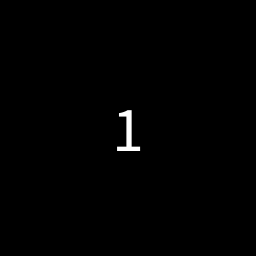
Frame 1 (no input)
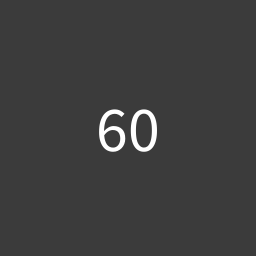
Frame 60 (the mouse pressed at the canvas centre just before this capture)
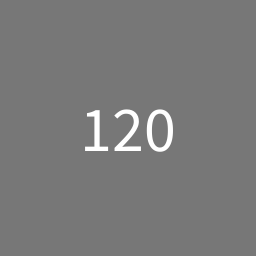
Frame 120 (the mouse held since frame 60 and released just before this capture)

The Processing sketch that drew these frames (run headless with seeded random() and noise(); from frame 60 on, the mouse is pressed at the canvas centre):

// Processing sketch: ANI2012A20_FrameCounter
// ── ANI2012A20_FrameCounter.pde
// ANI2012A20_FrameCounter.pde
// Exemple minimaliste d'un programme avec une boucle de rendu.
// Une boucle de rendu a une fonction de mise à jour de l'affichage qui est exécutée périodiquement.
// Le programme incrémente une variable à chaque itération de cette fonction et affiche sa valeur au centre de la fenêtre d'affichage.
// Il est à noter que Processing offre déjà une variable globale appelée 'frameCount' qui contient la même valeur.

// déclaration d'une variable pour compter le nombre de frames depuis le lancement du programme
int frameCounter;

// fonction d'initialisation
void setup()
{
  // résolution de la fenêtre d'affichage
  size(256, 256);

  // fréquence de mise à jour de l'affichage
  frameRate(60);

  // initialisation de nombre de frames
  frameCounter = 0;

  // taille du texte
  textSize(64);

  // alignement du texte (horizontal et vertical)
  textAlign(CENTER, CENTER);
}

// fonction de mise à jour de l'affichage
void draw()
{
  // effacer le contenu de la fenêtre d'affichage
  background(frameCounter % 255);
  // le modulo (%) 255 permet d'utiliser le reste de la division par 255 pour obtenir une valeur numérique entre 0 et 255 pour chaque valeur de 'frameCounter'
  // au-delà de 255, le partie entière de la division est ignorée par l'opérateur de modulo et la partie restante recommence à 0
  // cette valeur est ensuite utilisée pour animer la couleur de l'arrière-plan avec un niveau de gris différent pour chaque frame

  // incrémenter le nombre de frames
  frameCounter = frameCounter + 1;

  // afficher le nombre de frames dans la console
  println("frame count: " + frameCounter);

  // afficher le nombre de frames au centre la fenêtre d'affichage
  text(frameCounter, width / 2.0f, height / 2.0f);
}
